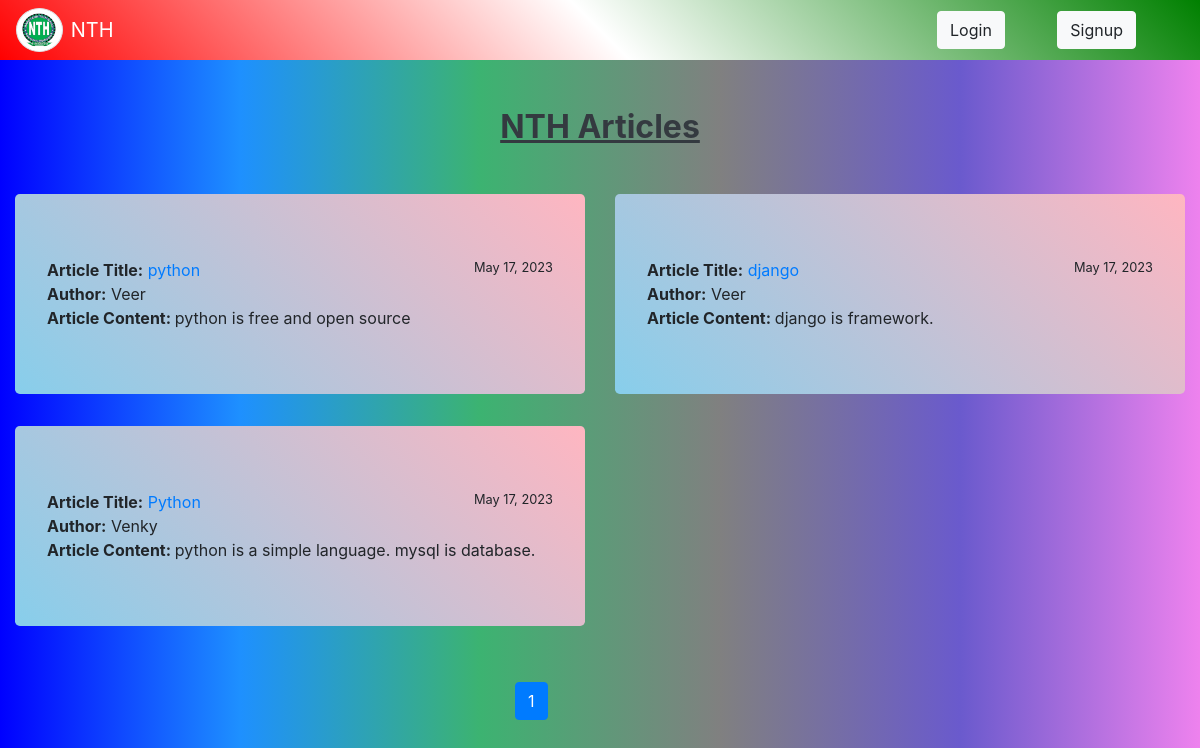
The page / on the database its author committed.
### app/models.py (models this page shows, shortened)
class Post(models.Model):
    title = models.CharField(max_length=100)
    slug = models.SlugField(max_length=100)
    author = models.ForeignKey(User, on_delete = models.CASCADE)
    body = models.TextField()
    likes = models.ManyToManyField(User, related_name = 'likes')
    created_date = models.DateField(max_length=50, auto_now_add=True)
    updated_date = models.DateField(max_length=50, auto_now=True)

### app/views.py (the view)
# urls.py: path('',views.post_list, name='post_list'),
def post_list(request):
    posts_list = Post.objects.all().order_by('-id')
    query = request.GET.get('query')
    if query:
        posts = Post.objects.filter(
        Q(title__contains = query) |
        Q(author__username = query) |
        Q(body__contains = query)
        )
    paginator = Paginator(posts_list,4)
    page = request.GET.get('page')
    try:
        posts = paginator.page(page)
    except PageNotAnInteger:
        posts = paginator.page(1)
    except EmptyPage:
        posts = paginator.page(paginator.num_pages)
    return render(request, 'post_list.html',{'posts':posts})

### templates/post_list.html (shortened to what this page needs)
{% extends 'base.html' %}
    {% block content %}
    <div class="container-fluid">
      <div class="row">
        {% for i in posts %}
          <div class="col-md-6" >
            <div class="jumbotron" style="background-image: linear-gradient(45deg,skyblue,lightpink);">
              <b>Article Title:</b> <a href="{% url 'post_detail' i.id i.slug %}">{{ i.title }}</a>
              <small style="float:right">{{ i.created_date }}</small><br>
              <b>Author:</b>  {{ i.author }} <br>
              <b>Article Content: </b> {{ i.body }} <br>
            </div>
          </div>
        {% empty %}
          <div class="container m-5">
            <div class="jumbotron m-5">
              <h1 class="text-center">No Articles Availble</h1>
            </div>
          </div>
        {% endfor %}
      </div>
    </div>
    <br>
    <div class="offset-md-5 col-md-5">
    <ul class="pagination">
      {% for p in posts.paginator.page_range %}
        {% if posts.number == p %}
            <li class="page-item active">
                <a class="page-link" href="?page={{ p }}">{{ p }}</a>
            </li>
        {% else %}
        <li class="page-item">
            <a class="page-link" href="?page={{ p }}">{{ p }}</a>
        </li>
        {% endif %}
      {% endfor %}
    </ul>
  </div>
    {% endblock %}

### templates/base.html (shortened to what this page needs)
<!DOCTYPE html>
<html lang="en" dir="ltr">
  <head>
    {% include 'cdnlines.html' %}
  </head>
  <body>
    {% include 'navbar.html' %}
    <h2 class="text-center mt-5 mb-5 text-dark"> <b><u>NTH Articles</u></b> </h2>
    {% block content %}
    {% endblock %}
  </body>
</html>

### templates/cdnlines.html (shortened to what this page needs)
  <link rel="stylesheet" href="https://maxcdn.bootstrapcdn.com/bootstrap/4.5.2/css/bootstrap.min.css">

### templates/navbar.html (shortened to what this page needs)
{% load static %}
<nav class="navbar navbar-expand-lg navbar-dark" style="background-image:linear-gradient(45deg,red,white,green)">
  <img src="{% static 'images/logo.png' %}" style="width:4%; height:4%; border-radius:50%;" class="img-thumbnail mr-2">
  <a class="navbar-brand" href="#">NTH</a>
  <div class="collapse navbar-collapse" id="navbarSupportedContent">
    <ul class="navbar-nav">
      {% if request.user.is_authenticated %}
      <li class="nav-item">
        <a href="{% url 'loginhome' %}" class="btn mr-5" style="font-size:25px;">  Hello Welcome To , {{ request.user|capfirst }} </a>
       <!-- <a class="nav-item active btn btn-danger mr-5" href="{% url 'user_logout' %}">Logout</a>
        <a class="nav-item active btn btn-primary mr-5" href="{% url 'post_create' %}">Create Post</a> -->
      </li>
      {% else %}
      <li class="nav-item">
          <a class="btn btn-light mr-5" href="{% url 'user_login' %}">Login</a>
          <a class="btn btn-light mr-5" href="{% url 'signup' %}">Signup</a>
      </li>
      {% endif %}
    </ul>
  </div>
</nav>

### templates/base.html (style rules this page uses)
body { background-image: linear-gradient(90deg,blue,DodgerBlue,MediumSeaGreen,Gray,SlateBlue,Violet); }

### rows shown on the page
Post: title "python", created_date "May 17, 2023", author "Veer", body "python is free and open source"
Post: title "django", created_date "May 17, 2023", author "Veer", body "django is framework."
Post: title "Python", created_date "May 17, 2023", author "Venky", body "python is a simple language. mysql is database."

### other values the page prints
{{ p }} "1"
